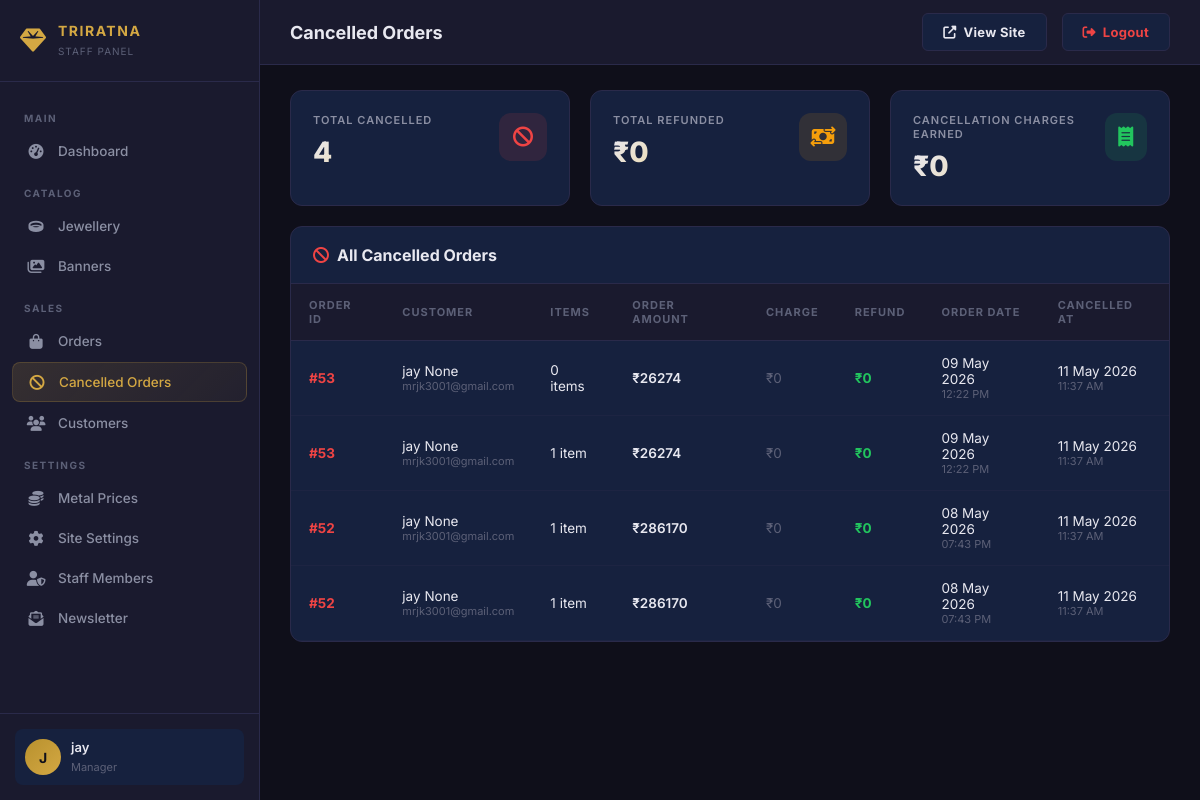
Screenshot of /staff-admin/cancelled-orders/ (signed in) with the database file from the repository.
### main/models.py (models this page shows, shortened)
class StaffUser(models.Model):
    ROLE_CHOICES = [
        ('manager', 'Manager'),
        ('sales', 'Sales Staff'),
        ('inventory', 'Inventory Staff'),
    ]
    name = models.CharField(max_length=100)
    email = models.EmailField(unique=True)
    password = models.CharField(max_length=255)
    role = models.CharField(max_length=20, choices=ROLE_CHOICES, default='sales')
    is_active = models.BooleanField(default=True)
    created_at = models.DateTimeField(auto_now_add=True)

class CancelledOrder(models.Model):
    original_order_id = models.IntegerField()
    user = models.ForeignKey(RegisterUser, on_delete=models.CASCADE)
    base_amount = models.DecimalField(max_digits=12, decimal_places=2, default=0)
    making_charges = models.DecimalField(max_digits=12, decimal_places=2, default=0)
    gst_amount = models.DecimalField(max_digits=12, decimal_places=2, default=0)
    total_amount = models.DecimalField(max_digits=12, decimal_places=2)
    discount_amount = models.DecimalField(max_digits=12, decimal_places=2, default=0)
    refund_amount = models.DecimalField(max_digits=12, decimal_places=2)
    cancellation_charge = models.DecimalField(max_digits=12, decimal_places=2, default=0)
    charge_percentage = models.DecimalField(max_digits=5, decimal_places=2, default=0)
    payment_method = models.CharField(max_length=50)
    order_date = models.DateTimeField()
    cancelled_at = models.DateTimeField(auto_now_add=True)
    items_data = models.JSONField(default=list)
    reason = models.CharField(max_length=255, default='Customer requested cancellation')

class RegisterUser(models.Model):
    first_name = models.CharField(max_length=100,blank=True, null=True)
    last_name = models.CharField(max_length=100,blank=True, null=True)
    phone_number = models.CharField(max_length=15,blank=True, null=True)
    address = models.TextField(blank=True, null=True)
    email = models.EmailField(unique=True)
    password = models.CharField(max_length=255)

### main/staff_views.py (the view)
    def wrapper(request, *args, **kwargs):
        staff = get_staff_user(request)
        if not staff:
            messages.error(request, "Please login to access the admin panel.")
            return redirect('login')
        request.staff_user = staff
        return view_func(request, *args, **kwargs)

### main/staff_views.py (called while the page is built)
def get_staff_user(request):
    staff_id = request.session.get('staff_id')
    if staff_id:
        try:
            return StaffUser.objects.get(id=staff_id, is_active=True)
        except StaffUser.DoesNotExist:
            return None
    return None

def staff_required(view_func):
    def wrapper(request, *args, **kwargs):
        staff = get_staff_user(request)
        if not staff:
            messages.error(request, "Please login to access the admin panel.")
            return redirect('login')
        request.staff_user = staff
        return view_func(request, *args, **kwargs)
    return wrapper

@staff_required
def staff_cancelled_orders(request):
    cancelled = CancelledOrder.objects.all().order_by('-cancelled_at')
    total_refunded = cancelled.aggregate(Sum('refund_amount'))['refund_amount__sum'] or 0
    total_charges = cancelled.aggregate(Sum('cancellation_charge'))['cancellation_charge__sum'] or 0
    context = {
        'active_page': 'cancelled',
        'staff': request.staff_user,
        'cancelled_orders': cancelled,
        'total_refunded': total_refunded,
        'total_charges': total_charges,
    }
    return render(request, 'staff_admin/cancelled_orders.html', context)

### templates/staff_admin/cancelled_orders.html (shortened to what this page needs)
{% extends 'staff_admin/base.html' %}
{% block page_title %}Cancelled Orders{% endblock %}
{% block content %}
<div class="stats-grid" style="margin-bottom:20px;">
<div class="stat-card">
<div class="stat-info">
<h4>Total Cancelled</h4>
<div class="stat-value">{{ cancelled_orders|length }}</div>
</div>
<div class="stat-icon red"><i class="fa-solid fa-ban"></i></div>
</div>
<div class="stat-card">
<div class="stat-info">
<h4>Total Refunded</h4>
<div class="stat-value">₹{{ total_refunded|floatformat:0 }}</div>
</div>
<div class="stat-icon orange"><i class="fa-solid fa-money-bill-transfer"></i></div>
</div>
<div class="stat-card">
<div class="stat-info">
<h4>Cancellation Charges Earned</h4>
<div class="stat-value">₹{{ total_charges|floatformat:0 }}</div>
</div>
<div class="stat-icon green"><i class="fa-solid fa-receipt"></i></div>
</div>
</div>
<div class="data-section">
<div class="data-header">
<h3><i class="fa-solid fa-ban" style="color:var(--accent-red);margin-right:8px;"></i>All Cancelled Orders</h3>
</div>
<table class="data-table">
<thead>
<tr>
<th>Order ID</th>
<th>Customer</th>
<th>Items</th>
<th>Order Amount</th>
<th>Charge</th>
<th>Refund</th>
<th>Order Date</th>
<th>Cancelled At</th>
</tr>
</thead>
<tbody>
{% for co in cancelled_orders %}
<tr>
<td style="font-weight:700;color:var(--accent-red);">#{{ co.original_order_id }}</td>
<td>
<div>{{ co.user.first_name }} {{ co.user.last_name }}</div>
<div style="font-size:11px;color:var(--text-muted);">{{ co.user.email }}</div>
</td>
<td>{{ co.items_data|length }} item{{ co.items_data|length|pluralize }}</td>
<td style="font-weight:600;">₹{{ co.total_amount|floatformat:0 }}</td>
<td>
{% if co.cancellation_charge > 0 %}
<span style="color:var(--accent-orange);">₹{{ co.cancellation_charge|floatformat:2 }} ({{ co.charge_percentage }}%)</span>
{% else %}
<span style="color:var(--text-muted);">₹0</span>
{% endif %}
</td>
<td style="font-weight:700;color:var(--accent-green);">₹{{ co.refund_amount|floatformat:0 }}</td>
<td>
<div>{{ co.order_date|date:"d M Y" }}</div>
<div style="font-size:11px;color:var(--text-muted);">{{ co.order_date|date:"h:i A" }}</div>
</td>
<td>
<div>{{ co.cancelled_at|date:"d M Y" }}</div>
<div style="font-size:11px;color:var(--text-muted);">{{ co.cancelled_at|date:"h:i A" }}</div>
</td>
</tr>
{% endfor %}
</tbody>
</table>
</div>
{% endblock %}

### templates/staff_admin/base.html (shortened to what this page needs)
{% load static %}
<!DOCTYPE html>
<html lang="en">
<head>
    <link rel="stylesheet" href="https://cdnjs.cloudflare.com/ajax/libs/font-awesome/6.5.1/css/all.min.css">
    <link rel="stylesheet" href="{% static 'css/staff_admin.css' %}?v=1.0">
</head>
<body>
    <div class="admin-layout">
        <aside class="admin-sidebar" id="adminSidebar">
            <div class="sidebar-brand">
                <i class="fa-solid fa-gem"></i>
                <div class="brand-text">
                    <h3>TRIRATNA</h3>
                    <span>Staff Panel</span>
                </div>
            </div>
            <nav class="sidebar-nav">
                <div class="nav-section-title">Main</div>
                <a href="{% url 'staff_dashboard' %}" class="nav-item {% if active_page == 'dashboard' %}active{% endif %}">
                    <i class="fa-solid fa-gauge-high"></i> Dashboard
                </a>
                <div class="nav-section-title">Catalog</div>
                <a href="{% url 'staff_jewellery_list' %}" class="nav-item {% if active_page == 'jewellery' %}active{% endif %}">
                    <i class="fa-solid fa-ring"></i> Jewellery
                </a>
                <a href="{% url 'staff_banner_list' %}" class="nav-item {% if active_page == 'banners' %}active{% endif %}">
                    <i class="fa-solid fa-images"></i> Banners
                </a>
                <div class="nav-section-title">Sales</div>
                <a href="{% url 'staff_order_list' %}" class="nav-item {% if active_page == 'orders' %}active{% endif %}">
                    <i class="fa-solid fa-bag-shopping"></i> Orders
                </a>
                <a href="{% url 'staff_cancelled_orders' %}" class="nav-item {% if active_page == 'cancelled' %}active{% endif %}">
                    <i class="fa-solid fa-ban"></i> Cancelled Orders
                </a>
                <a href="{% url 'staff_customer_list' %}" class="nav-item {% if active_page == 'customers' %}active{% endif %}">
                    <i class="fa-solid fa-users"></i> Customers
                </a>
                <div class="nav-section-title">Settings</div>
                <a href="{% url 'staff_metal_price' %}" class="nav-item {% if active_page == 'metal_price' %}active{% endif %}">
                    <i class="fa-solid fa-coins"></i> Metal Prices
                </a>
                <a href="{% url 'staff_site_settings' %}" class="nav-item {% if active_page == 'settings' %}active{% endif %}">
                    <i class="fa-solid fa-gear"></i> Site Settings
                </a>
                <a href="{% url 'staff_manage_list' %}" class="nav-item {% if active_page == 'staff' %}active{% endif %}">
                    <i class="fa-solid fa-user-shield"></i> Staff Members
                </a>
                <a href="{% url 'staff_newsletter_list' %}" class="nav-item {% if active_page == 'newsletter' %}active{% endif %}">
                    <i class="fa-solid fa-envelope-open-text"></i> Newsletter
                </a>
            </nav>
            <div class="sidebar-footer">
                <div class="sidebar-user">
                    <div class="user-avatar">{{ request.session.staff_name|first|upper }}</div>
                    <div class="user-info">
                        <h4>{{ request.session.staff_name }}</h4>
                        <span>{{ request.session.staff_role }}</span>
                    </div>
                </div>
            </div>
        </aside>
        <main class="admin-main">
            <header class="admin-header">
                <div style="display:flex;align-items:center;gap:12px;">
                    <h2 class="page-title">{% block page_title %}Dashboard{% endblock %}</h2>
                </div>
                <div class="header-actions">
                    <a href="{% url 'home' %}" class="action-btn btn-outline" target="_blank">
                        <i class="fa-solid fa-external-link-alt"></i> View Site
                    </a>
                    <a href="{% url 'staff_logout' %}" class="action-btn btn-outline" style="color:var(--accent-red);border-color:rgba(239,68,68,0.3);">
                        <i class="fa-solid fa-right-from-bracket"></i> Logout
                    </a>
                </div>
            </header>
            <div class="admin-content">
                {% block content %}{% endblock %}
            </div>
        </main>
    </div>
</body>
</html>

### rows the page displays
StaffUser: session.staff_role "Manager"
CancelledOrder: original_order_id "53", user.first_name "jay", user.last_name "None", user.email "mrjk3001@gmail.com", items_data|length "0", total_amount "26274", cancellation_charge "₹0", refund_amount "0", order_date "09 May 2026", order_date "12:22 PM", cancelled_at "11 May 2026", cancelled_at "11:37 AM"
CancelledOrder: original_order_id "53", user.first_name "jay", user.last_name "None", user.email "mrjk3001@gmail.com", items_data|length "1", total_amount "26274", cancellation_charge "₹0", refund_amount "0", order_date "09 May 2026", order_date "12:22 PM", cancelled_at "11 May 2026", cancelled_at "11:37 AM"
CancelledOrder: original_order_id "52", user.first_name "jay", user.last_name "None", user.email "mrjk3001@gmail.com", items_data|length "1", total_amount "286170", cancellation_charge "₹0", refund_amount "0", order_date "08 May 2026", order_date "07:43 PM", cancelled_at "11 May 2026", cancelled_at "11:37 AM"
CancelledOrder: original_order_id "52", user.first_name "jay", user.last_name "None", user.email "mrjk3001@gmail.com", items_data|length "1", total_amount "286170", cancellation_charge "₹0", refund_amount "0", order_date "08 May 2026", order_date "07:43 PM", cancelled_at "11 May 2026", cancelled_at "11:37 AM"

### other values shown
{{ request.session.staff_name|first|upper }} "J"
{{ request.session.staff_name }} "jay"
{{ cancelled_orders|length }} "4"
{{ total_refunded|floatformat:0 }} "0"
{{ total_charges|floatformat:0 }} "0"
